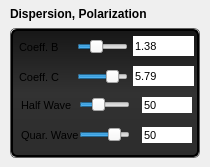
                  <widget class="QFrame" name="frame_oct_image_control_2">
                   <property name="minimumSize">
                    <size>
                     <width>0</width>
                     <height>162</height>
                    </size>
                   </property>
                   <property name="maximumSize">
                    <size>
                     <width>16777215</width>
                     <height>210</height>
                    </size>
                   </property>
                   <property name="styleSheet">
                    <string notr="true">border: none;</string>
                   </property>
                   <property name="frameShape">
                    <enum>QFrame::StyledPanel</enum>
                   </property>
                   <property name="frameShadow">
                    <enum>QFrame::Raised</enum>
                   </property>
                   <widget class="QLabel" name="label_57">
                    <property name="geometry">
                     <rect>
                      <x>10</x>
                      <y>6</y>
                      <width>191</width>
                      <height>16</height>
                     </rect>
                    </property>
                    <property name="font">
                     <font>
                      <weight>75</weight>
                      <bold>true</bold>
                     </font>
                    </property>
                    <property name="styleSheet">
                     <string notr="true">border: none;</string>
                    </property>
                    <property name="text">
                     <string>Dispersion, Polarization</string>
                    </property>
                   </widget>
                   <widget class="QFrame" name="frame_white_border_31">
                    <property name="geometry">
                     <rect>
                      <x>10</x>
                      <y>28</y>
                      <width>190</width>
                      <height>130</height>
                     </rect>
                    </property>
                    <property name="minimumSize">
                     <size>
                      <width>190</width>
                      <height>130</height>
                     </size>
                    </property>
                    <property name="maximumSize">
                     <size>
                      <width>190</width>
                      <height>200</height>
                     </size>
                    </property>
                    <property name="styleSheet">
                     <string notr="true">QFrame {
    border: 1px solid rgb(95, 95, 95);
    border-radius: 6px;
}</string>
                    </property>
                    <property name="frameShape">
                     <enum>QFrame::StyledPanel</enum>
                    </property>
                    <property name="frameShadow">
                     <enum>QFrame::Raised</enum>
                    </property>
                    <property name="lineWidth">
                     <number>1</number>
                    </property>
                    <layout class="QGridLayout" name="gridLayout_38" rowstretch="0" columnstretch="0">
                     <property name="sizeConstraint">
                      <enum>QLayout::SetDefaultConstraint</enum>
                     </property>
                     <property name="margin">
                      <number>0</number>
                     </property>
                     <property name="spacing">
                      <number>0</number>
                     </property>
                     <item row="0" column="0">
                      <widget class="QFrame" name="frame_button_bar_23">
                       <property name="minimumSize">
                        <size>
                         <width>0</width>
                         <height>0</height>
                        </size>
                       </property>
                       <property name="maximumSize">
                        <size>
                         <width>16777215</width>
                         <height>16777215</height>
                        </size>
                       </property>
                       <property name="styleSheet">
                        <string notr="true">QFrame {
  background: rgb(29, 29, 29);
    border-style: solid;
    border: 2px solid #000000;
    border-radius: 6px;

background-color: qlineargradient(spread:pad, x1:0, y1:0, x2:0, y2:1, stop:0 rgba(23, 23, 23, 255), stop:0.497561 rgba(50, 50, 50, 255), stop:1 rgba(44, 44, 44, 255));
}</string>
                       </property>
                       <property name="frameShape">
                        <enum>QFrame::StyledPanel</enum>
                       </property>
                       <property name="frameShadow">
                        <enum>QFrame::Raised</enum>
                       </property>
                       <property name="lineWidth">
                        <number>1</number>
                       </property>
                       <widget class="QDoubleSpinBox" name="doubleSpinBox_24">
                        <property name="geometry">
                         <rect>
                          <x>122</x>
                          <y>7</y>
                          <width>61</width>
                          <height>20</height>
                         </rect>
                        </property>
                        <property name="font">
                         <font>
                          <pointsize>8</pointsize>
                         </font>
                        </property>
                        <property name="buttonSymbols">
                         <enum>QAbstractSpinBox::NoButtons</enum>
                        </property>
                        <property name="value">
                         <double>1.380000000000000</double>
                        </property>
                       </widget>
                       <widget class="QSlider" name="horizontalSlider_17">
                        <property name="geometry">
                         <rect>
                          <x>66</x>
                          <y>10</y>
                          <width>51</width>
                          <height>16</height>
                         </rect>
                        </property>
                        <property name="value">
                         <number>33</number>
                        </property>
                        <property name="orientation">
                         <enum>Qt::Horizontal</enum>
                        </property>
                       </widget>
                       <widget class="QLabel" name="label_58">
                        <property name="geometry">
                         <rect>
                          <x>8</x>
                          <y>10</y>
                          <width>61</width>
                          <height>16</height>
                         </rect>
                        </property>
                        <property name="font">
                         <font>
                          <pointsize>8</pointsize>
                         </font>
                        </property>
                        <property name="styleSheet">
                         <string notr="true">border: none; background: none;</string>
                        </property>
                        <property name="text">
                         <string>Coeff. B</string>
                        </property>
                       </widget>
                       <widget class="QLabel" name="label_59">
                        <property name="geometry">
                         <rect>
                          <x>8</x>
                          <y>40</y>
                          <width>61</width>
                          <height>16</height>
                         </rect>
                        </property>
                        <property name="font">
                         <font>
                          <pointsize>8</pointsize>
                         </font>
                        </property>
                        <property name="styleSheet">
                         <string notr="true">border: none; background: none;</string>
                        </property>
                        <property name="text">
                         <string>Coeff. C</string>
                        </property>
                       </widget>
                       <widget class="QSlider" name="horizontalSlider_18">
                        <property name="geometry">
                         <rect>
                          <x>66</x>
                          <y>40</y>
                          <width>51</width>
                          <height>16</height>
                         </rect>
                        </property>
                        <property name="value">
                         <number>77</number>
                        </property>
                        <property name="orientation">
                         <enum>Qt::Horizontal</enum>
                        </property>
                       </widget>
                       <widget class="QDoubleSpinBox" name="doubleSpinBox_25">
                        <property name="geometry">
                         <rect>
                          <x>122</x>
                          <y>37</y>
                          <width>61</width>
                          <height>20</height>
                         </rect>
                        </property>
                        <property name="font">
                         <font>
                          <pointsize>8</pointsize>
                         </font>
                        </property>
                        <property name="buttonSymbols">
                         <enum>QAbstractSpinBox::NoButtons</enum>
                        </property>
                        <property name="value">
                         <double>5.790000000000000</double>
                        </property>
                       </widget>
                       <widget class="QLabel" name="label_44">
                        <property name="geometry">
                         <rect>
                          <x>10</x>
                          <y>98</y>
                          <width>61</width>
                          <height>16</height>
                         </rect>
                        </property>
                        <property name="font">
                         <font>
                          <pointsize>8</pointsize>
                         </font>
                        </property>
                        <property name="styleSheet">
                         <string notr="true">border: none; background: none;</string>
                        </property>
                        <property name="text">
                         <string>Quar. Wave</string>
                        </property>
                       </widget>
                       <widget class="QSlider" name="horizontalSlider_13">
                        <property name="geometry">
                         <rect>
                          <x>68</x>
                          <y>68</y>
                          <width>51</width>
                          <height>16</height>
                         </rect>
                        </property>
                        <property name="value">
                         <number>33</number>
                        </property>
                        <property name="orientation">
                         <enum>Qt::Horizontal</enum>
                        </property>
                       </widget>
                       <widget class="QSlider" name="horizontalSlider_14">
                        <property name="geometry">
                         <rect>
                          <x>68</x>
                          <y>98</y>
                          <width>51</width>
                          <height>16</height>
                         </rect>
                        </property>
                        <property name="value">
                         <number>77</number>
                        </property>
                        <property name="orientation">
                         <enum>Qt::Horizontal</enum>
                        </property>
                       </widget>
                       <widget class="QSpinBox" name="spinBox_21">
                        <property name="geometry">
                         <rect>
                          <x>131</x>
                          <y>98</y>
                          <width>50</width>
                          <height>16</height>
                         </rect>
                        </property>
                        <property name="font">
                         <font>
                          <pointsize>8</pointsize>
                         </font>
                        </property>
                        <property name="buttonSymbols">
                         <enum>QAbstractSpinBox::NoButtons</enum>
                        </property>
                        <property name="value">
                         <number>50</number>
                        </property>
                       </widget>
                       <widget class="QLabel" name="label_43">
                        <property name="geometry">
                         <rect>
                          <x>10</x>
                          <y>68</y>
                          <width>61</width>
                          <height>16</height>
                         </rect>
                        </property>
                        <property name="font">
                         <font>
                          <pointsize>8</pointsize>
                         </font>
                        </property>
                        <property name="styleSheet">
                         <string notr="true">border: none; background: none;</string>
                        </property>
                        <property name="text">
                         <string>Half Wave</string>
                        </property>
                       </widget>
                       <widget class="QSpinBox" name="spinBox_20">
                        <property name="geometry">
                         <rect>
                          <x>131</x>
                          <y>68</y>
                          <width>50</width>
                          <height>16</height>
                         </rect>
                        </property>
                        <property name="font">
                         <font>
                          <pointsize>8</pointsize>
                         </font>
                        </property>
                        <property name="buttonSymbols">
                         <enum>QAbstractSpinBox::NoButtons</enum>
                        </property>
                        <property name="value">
                         <number>50</number>
                        </property>
                       </widget>
                      </widget>
                     </item>
                    </layout>
                   </widget>
                  </widget>
